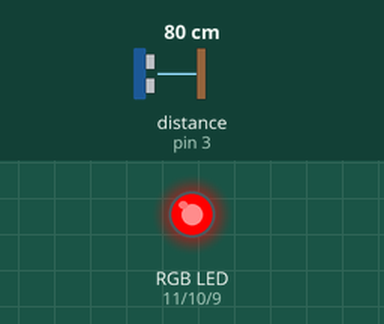
Recording of a sketch running on a simulated Arduino Uno, built with avr-gcc and run on an emulated ATmega328P. Parts: an RGB LED mixed from three pins (HIGH = lit). Wiring (inferred from the names in the program): ultrasonic range finder: trigger pin 2; echo pin 3. The test bench sets the inputs (shaded band); at power-on: distance to the obstacle (sensor on pin 3) 80 cm. The echo pulse lasts 58.3 µs per cm; dim RGB values are drawn brighter than linear; pins used as bus, display or sensor lines are not drawn; what the sketch prints to the serial monitor is not drawn.

Above: at 1.2 s.
1.3 s: distance to the obstacle (sensor on pin 3) set to 2 cm
At 1.7 s:
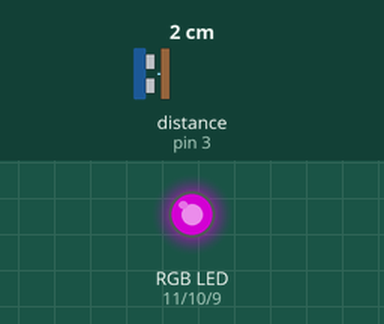
2.8 s: distance to the obstacle (sensor on pin 3) set to 35 cm
At 5.3 s:
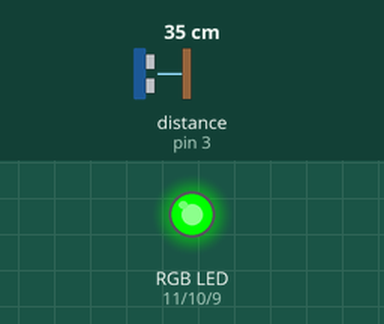
5.8 s: distance to the obstacle (sensor on pin 3) set to 60 cm
Timing chart, 0 to 14.8 s (numbered marks = the images above; inputs shaded):
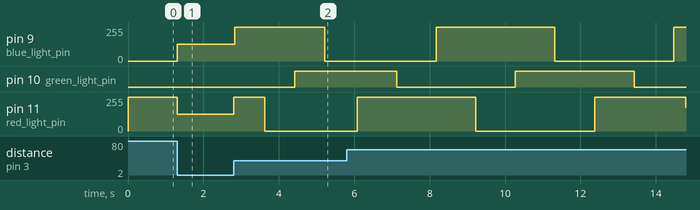

Measured:
- after the input at 1.3 s, pin 9 (blue_light_pin): 0/255 → 127/255 at once; pin 10 (green_light_pin): stays LOW (without the input it goes to HIGH after 1.5 s); pin 11 (red_light_pin): 255/255 → 127/255 at once
- after the input at 2.8 s, pin 9 (blue_light_pin): 127/255 → 255/255 at once, → 0/255 2.4 s later; pin 10 (green_light_pin): LOW → HIGH after 1.6 s; pin 11 (red_light_pin): 127/255 → 255/255 at once, → 0/255 0.82 s later

The sketch:

SignalProcessor.ino
```cpp
const int trigPin = 2;
const int echoPin = 3;
const int red_light_pin = 11;
const int green_light_pin = 10;
const int blue_light_pin = 9;
const int cycleSpeed = 1;
int colourArray[3];
int colourState = 0;
bool isActive = false;
long duration = 0;
long distance  = 0;
void setup() {
  // put your setup code here, to run once:
  pinMode(trigPin, OUTPUT);
  pinMode(echoPin, INPUT);
  pinMode(red_light_pin, OUTPUT);
  pinMode(green_light_pin, OUTPUT);
  pinMode(blue_light_pin, OUTPUT);
  colourArray[0]=255;
  colourArray[1]=0;
  colourArray[2]=0;

  Serial.begin(9600);
}

void loop() {
  // put your main code here, to run repeatedly:
  digitalWrite(trigPin, LOW);
  delayMicroseconds(2);
  // Sets the trigPin HIGH (ACTIVE) for 10 microseconds
  digitalWrite(trigPin, HIGH);
  delayMicroseconds(10);
  digitalWrite(trigPin, LOW);
  // Reads the echoPin, returns the sound wave travel time in microseconds
  duration = pulseIn(echoPin, HIGH);
  // Calculating the distance
  distance = duration * 0.034 / 2; // Speed of sound wave divided by 2 (go and back)
  // Displays the distance on the Serial Monitor
  isActive = distance < 30;
  if (isActive) {
    rgbColour(255/2,0,255/2);
    Serial.println(1);
  }
  else {
    colourCycle();
    Serial.println(0);
  }
}

void rgbColour(int red_light_value, int green_light_value, int blue_light_value)
{
  analogWrite(red_light_pin, red_light_value);
  analogWrite(green_light_pin, green_light_value);
  analogWrite(blue_light_pin, blue_light_value);
}
void colourCycle()
{

  if (colourState == 0) {
    colourArray[2] = colourArray[2] + cycleSpeed;
    if (colourArray[2] >= 255) {
      colourState = 1;
    }
  }
  else if (colourState == 1) {
    colourArray[0] = colourArray[0] - cycleSpeed;
    if (colourArray[0] <= 0) {
      colourState = 2;
    }
  }
  else if (colourState == 2) {
    colourArray[1]=colourArray[1]+cycleSpeed;
    if (colourArray[1] >= 255) {
      colourState = 3;
    }
  }

  else if (colourState == 3) {
    colourArray[2] = colourArray[2] - cycleSpeed;
    if (colourArray[2] <= 0) {
      colourState = 4;
    }
  }
  else if (colourState == 4) {
    colourArray[0] = colourArray[0] + cycleSpeed;
    if (colourArray[0] >= 255) {
      colourState = 5;
    }
  }
  else if (colourState == 5) {
    colourArray[1] = colourArray[1] - cycleSpeed;
    if (colourArray[1] <=0) {
      colourState = 0;
    }
  }
  rgbColour(colourArray[0], colourArray[1], colourArray[2]);
}
```
